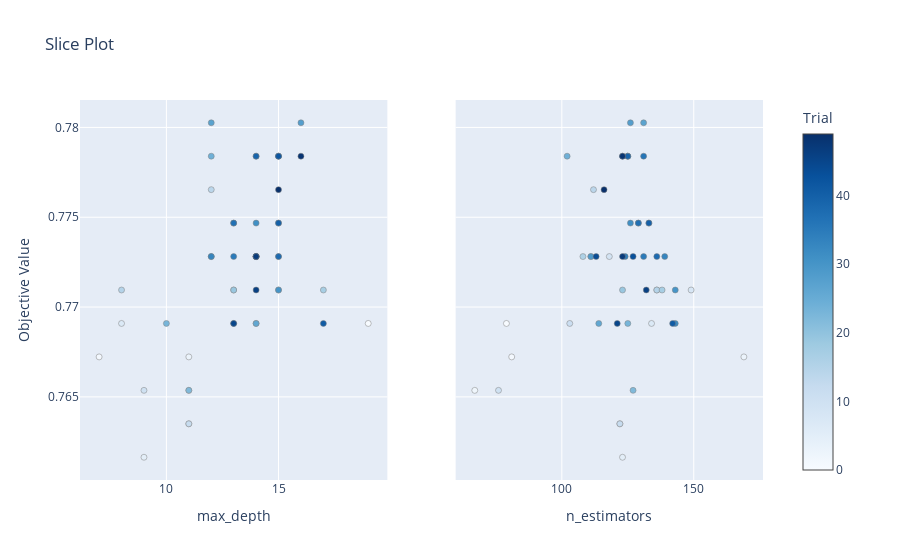

The notebook cell this image was saved under:
### Code cell
# 3. Slice Plot
plot_slice(study).show()

### Figure 1 — Plotly figure (JSON) as saved in the notebook; plotly's stock layout.template omitted (floating-point values rounded to 4 significant figures)
{"data": [{"marker": {"color": [0, 1, 2, 3, 4, 5, 6, 7, 8, 9, 10, 11, 12, 13, 14, 15, 16, 17, 18, 19, 20, 21, 22, 23, 24, 25, 26, 27, 28, 29, 30, 31, 32, 33, 34, 35, 36, 37, 38, 39, 40, 41, 42, 43, 44, 45, 46, 47, 48, 49], "colorbar": {"title": {"text": "Trial"}, "x": 1, "xpad": 40}, "colorscale": [[0, "rgb(247,251,255)"], [0.125, "rgb(222,235,247)"], [0.25, "rgb(198,219,239)"], [0.375, "rgb(158,202,225)"], [0.5, "rgb(107,174,214)"], [0.625, "rgb(66,146,198)"], [0.75, "rgb(33,113,181)"], [0.875, "rgb(8,81,156)"], [1, "rgb(8,48,107)"]], "line": {"color": "Grey", "width": 0.5}, "showscale": true}, "mode": "markers", "name": "Feasible Trial", "showlegend": false, "type": "scatter", "x": [19, 7, 11, 11, 14, 9, 11, 8, 15, 14, 9, 14, 11, 13, 12, 8, 15, 17, 15, 13, 15, 14, 11, 10, 12, 13, 14, 12, 16, 12, 15, 14, 13, 12, 14, 13, 15, 13, 15, 14, 15, 17, 15, 14, 14, 13, 14, 14, 16, 15], "xaxis": "x", "y": [0.7691, 0.7672, 0.7654, 0.7672, 0.7728, 0.7616, 0.7635, 0.7691, 0.7709, 0.7728, 0.7654, 0.7691, 0.7635, 0.7709, 0.7765, 0.7709, 0.7728, 0.7709, 0.7747, 0.7709, 0.7784, 0.7784, 0.7654, 0.7691, 0.7784, 0.7747, 0.7691, 0.7803, 0.7803, 0.7728, 0.7709, 0.7747, 0.7691, 0.7728, 0.7728, 0.7728, 0.7784, 0.7747, 0.7728, 0.7784, 0.7747, 0.7691, 0.7784, 0.7728, 0.7728, 0.7691, 0.7709, 0.7728, 0.7784, 0.7765], "yaxis": "y"}, {"marker": {"color": [0, 1, 2, 3, 4, 5, 6, 7, 8, 9, 10, 11, 12, 13, 14, 15, 16, 17, 18, 19, 20, 21, 22, 23, 24, 25, 26, 27, 28, 29, 30, 31, 32, 33, 34, 35, 36, 37, 38, 39, 40, 41, 42, 43, 44, 45, 46, 47, 48, 49], "colorbar": {"title": {"text": "Trial"}, "x": 1, "xpad": 40}, "colorscale": [[0, "rgb(247,251,255)"], [0.125, "rgb(222,235,247)"], [0.25, "rgb(198,219,239)"], [0.375, "rgb(158,202,225)"], [0.5, "rgb(107,174,214)"], [0.625, "rgb(66,146,198)"], [0.75, "rgb(33,113,181)"], [0.875, "rgb(8,81,156)"], [1, "rgb(8,48,107)"]], "line": {"color": "Grey", "width": 0.5}, "showscale": false}, "mode": "markers", "name": "Feasible Trial", "showlegend": false, "type": "scatter", "x": [79, 81, 67, 169, 111, 123, 122, 134, 149, 118, 76, 103, 122, 136, 112, 136, 108, 138, 133, 123, 125, 125, 127, 125, 102, 129, 114, 131, 126, 111, 143, 126, 143, 139, 124, 131, 131, 129, 136, 125, 133, 142, 123, 127, 113, 121, 132, 123, 123, 116], "xaxis": "x2", "y": [0.7691, 0.7672, 0.7654, 0.7672, 0.7728, 0.7616, 0.7635, 0.7691, 0.7709, 0.7728, 0.7654, 0.7691, 0.7635, 0.7709, 0.7765, 0.7709, 0.7728, 0.7709, 0.7747, 0.7709, 0.7784, 0.7784, 0.7654, 0.7691, 0.7784, 0.7747, 0.7691, 0.7803, 0.7803, 0.7728, 0.7709, 0.7747, 0.7691, 0.7728, 0.7728, 0.7728, 0.7784, 0.7747, 0.7728, 0.7784, 0.7747, 0.7691, 0.7784, 0.7728, 0.7728, 0.7691, 0.7709, 0.7728, 0.7784, 0.7765], "yaxis": "y2"}], "layout": {"title": {"text": "Slice Plot"}, "xaxis": {"anchor": "y", "domain": [0, 0.45], "title": {"text": "max_depth"}}, "xaxis2": {"anchor": "y2", "domain": [0.55, 1], "title": {"text": "n_estimators"}}, "yaxis": {"anchor": "x", "domain": [0, 1], "title": {"text": "Objective Value"}}, "yaxis2": {"anchor": "x2", "domain": [0, 1], "matches": "y", "showticklabels": false}}}
